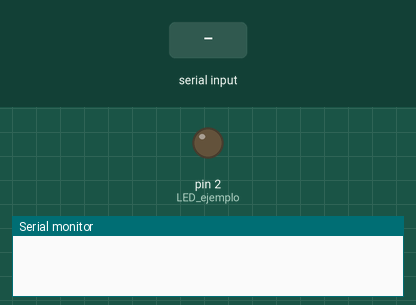
A sketch run on a simulated Arduino Uno, built with avr-gcc and run on an emulated ATmega328P. Shown: output pins drawn as LEDs (lit = HIGH), the last lines printed to the serial monitor. Inputs (shaded band) come from the test bench.

Above: at 1.2 s.
1.3 s: "1\n" received over Serial
At 1.7 s:
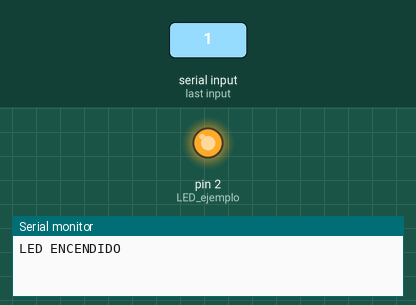
4.3 s: "2\n" received over Serial
At 5.2 s:
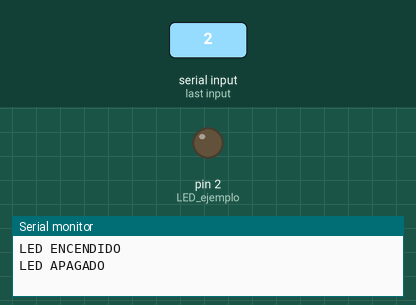
Timing chart, 0 to 7.3 s (numbered marks = the images above; inputs shaded):
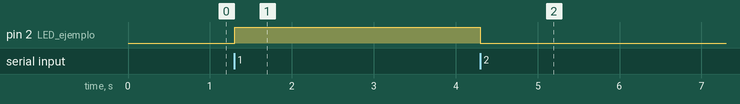

The sketch:

Serial.ino
```cpp
void setup() {
  Serial.begin(9600);
  pinMode(2, OUTPUT);  // LED ejemplo
}

void loop() {
  if (Serial.available()) {

    int comando = Serial.readStringUntil('\n').toInt();

    switch (comando) {

      case 1:
        digitalWrite(2, HIGH);
        Serial.println("LED ENCENDIDO");
        break;

      case 2:
        digitalWrite(2, LOW);
        Serial.println("LED APAGADO");
        break;

      case 3:
        Serial.println("Haciendo otra accion");
        break;

      default:
        Serial.println("Comando no valido");
        break;
    }
  }
}
```

Measured:
- after the input at 1.3 s, pin 2 (LED_ejemplo): LOW → HIGH at once
- after the input at 4.3 s, pin 2 (LED_ejemplo): HIGH → LOW at once
